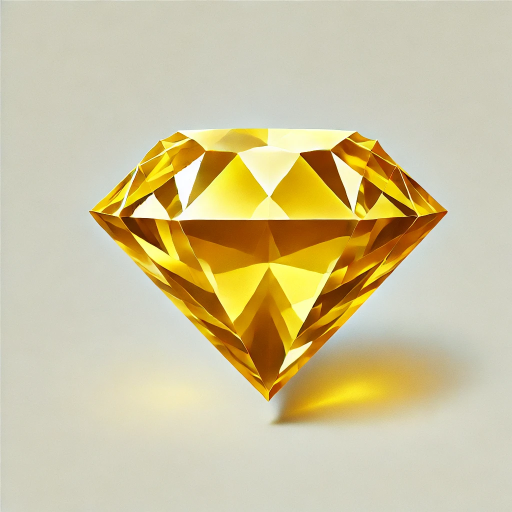
#> input picture src/jewel2/images/D.png, 1024 x 1024 px (shown at 1/2 size)
$ python image_generator.py
#> lines starting #> are read from the running program, lines starting #| are printed output that depends on the picture
### src/jewel2/chessboard.py
# chessboard.py
from typing import List, Tuple

class Chessboard:
    def __init__(self, randomizer, size=5):
        self.size = size  # Dynamic chessboard size
        self.normal_elements = ['A', 'B', 'C', 'D', 'E']
        self.special_elements = ['a', 'b', 'c', 'd', 'e', '+', '|']
        self.randomizer = randomizer
        self.chessboard = self.generate_random_board()
        self.signboard = [[0 for _ in range(self.size)] for _ in range(self.size)]
        self.score = 0  # Total number of eliminations

    def generate_random_board(self) -> List[List[str]]:
        return [[self.randomizer.next_chess() for _ in range(self.size)] for _ in range(self.size)]

    # [55 lines left out: functions print_board, reset_signboard, clear_chess, delete_chess, check_special_character, not called in this run]

    def mark_elements_for_special(self, x: int, y: int):
        target = self.chessboard[x][y]
        self.check_special_character(target, x, y)

    # [145 lines left out: functions mark_elements_for_line, check_chess, get_horizontal_line, get_vertical_line, fill_chess, swap_chess, not called in this run]

    def get_value(self, i: int, j: int) -> str:
        return self.chessboard[i][j]

    def set_value(self, i: int, j: int, value: str):
        self.chessboard[i][j] = value

### src/jewel2/level.py
# level.py
import json
import os
from chessboard import Chessboard

class Level:
    def __init__(self, chessboard: Chessboard):
        self.chessboard = chessboard
        self.total_cleared = 0

    # [18 lines left out: functions clear_chess, swap_chess, not called in this run]

    def restart(self):
        self.chessboard = Chessboard(self.chessboard.randomizer)
        self.total_cleared = 0

    def give_up(self):
        print("You give up!")
        print(f"Total elements cleared: {self.total_cleared}")

    def print_status(self):
        print(f"Total elements cleared: {self.total_cleared}")
        self.chessboard.print_board()

    # [27 lines left out: function save_game_state, not called in this run]

### src/jewel2/randomizer.py
# randomizer.py
import random
from abc import ABC, abstractmethod

class Randomizer(ABC):
    @abstractmethod
    def next_chess(self) -> str:
        pass

class NormalRandom(Randomizer):
    alphabet = ['A', 'B', 'C', 'D', 'E']

    def next_chess(self) -> str:
        return random.choice(self.alphabet)

class SpecialRandom(Randomizer):
    NORMAL_ELEMENTS = ['A', 'B', 'C', 'D', 'E']
    SPECIAL_ELEMENTS = ['a', 'b', 'c', 'd', 'e', '+', '|']
    NORMAL_PROBABILITY = 0.95

    def next_chess(self) -> str:
        # 95% probability of generating a normal element; 5% probability of generating a special element
        if random.random() < self.NORMAL_PROBABILITY:
            return random.choice(self.NORMAL_ELEMENTS)
        else:
            return random.choice(self.SPECIAL_ELEMENTS)

### src/jewel2/image_generator.py
from PIL import Image, ImageDraw, ImageFont
import os

from chessboard import Chessboard
from level import Level
from randomizer import SpecialRandom

def generate_jewel2_image(chessboard: list, total_cleared: int, font_path: str = "font/Arial.ttf", output_path: str = "images/jewel2.png"):
    """
    Generate an image of the current Jewel2 chessboard.
    The output image resolution is 480x640. The chessboard fills the image as much as possible,
    including a title, row/column numbers, and tick marks outside the chessboard.

    Parameters:
    - chessboard: A 2D list representing the current chessboard elements.
    - total_cleared: An integer representing the total number of cleared elements.
    - font_path: Path to the font file. Default is "arial.ttf".
    - output_path: Path to save the generated image. Default is "images/jewel2.png".
    """
#> called with total_cleared = 0, font_path = 'font/Arial.ttf', output_path = 'image/jewel2.png'
    # Ensure the save directory exists
    directory = os.path.dirname(output_path)
    if directory and not os.path.exists(directory):
        os.makedirs(directory, exist_ok=True)

    # Fixed image resolution
    image_width = 480
    image_height = 640
    title = "Jewel2 Game"

    # Load fonts
    try:
        title_font = ImageFont.truetype(font_path, 55)
        number_font = ImageFont.truetype(font_path, 20)
        cell_font = ImageFont.truetype(font_path, 30)
    except IOError:
        print(f"Font file '{font_path}' not found. Try using the default font.")
        title_font = ImageFont.load_default()
        number_font = ImageFont.load_default()
        cell_font = ImageFont.load_default()

    # Define chessboard parameters
    size = len(chessboard)  # Assume the chessboard is square
    left_margin = 60   # Left margin for row numbers and tick marks
    top_margin = 150   # Top margin for the title and column numbers
    right_margin = 20
    bottom_margin = 50

    # Calculate the maximum usable width and height for the chessboard
    available_width = image_width - left_margin - right_margin
    available_height = image_height - top_margin - bottom_margin

    # Calculate cell size to fill the chessboard as much as possible
    cell_size = min(available_width // size, available_height // size)

    # Actual chessboard width and height
    board_width = cell_size * size
    board_height = cell_size * size

    # Starting position of the chessboard
    board_x = left_margin
    board_y = top_margin

    # Create a white background image
    img = Image.new("RGB", (image_width, image_height), "white")
#> img: PIL image 480x640 RGB; every value is 255
    draw = ImageDraw.Draw(img)

    # Draw the title
    title_bbox = title_font.getbbox(title)
    title_width = title_bbox[2] - title_bbox[0]
    title_height = title_bbox[3] - title_bbox[1]
    title_x = (image_width - title_width) // 2
    title_y = 10  # Adjust as needed
    draw.text((title_x, title_y), title, fill="black", font=title_font)

    # Draw column numbers and tick marks
    for c in range(size):
        # Column numbers are drawn closer to the chessboard
        col_num = str(c)
        col_bbox = number_font.getbbox(col_num)
        col_width = col_bbox[2] - col_bbox[0]
        col_height = col_bbox[3] - col_bbox[1]
        col_x = board_x + c * cell_size + cell_size // 2 - col_width // 2
        col_y = board_y - 30 - col_height // 2
        draw.text((col_x, col_y), col_num, fill="black", font=number_font)

        # Draw tick marks just above the chessboard
        tick_y1 = board_y - 5
        tick_y2 = board_y
        tick_x = board_x + c * cell_size + cell_size // 2
        draw.line([(tick_x, tick_y1), (tick_x, tick_y2)], fill="black", width=1)

    # Draw row numbers and tick marks
    for r in range(size):
        row_num = str(r)
        row_bbox = number_font.getbbox(row_num)
        row_width = row_bbox[2] - row_bbox[0]
        row_height = row_bbox[3] - row_bbox[1]
        row_x = board_x - 30 - row_width // 2
        row_y = board_y + r * cell_size + cell_size // 2 - row_height // 2
        draw.text((row_x, row_y), row_num, fill="black", font=number_font)

        # Draw tick marks just to the left of the chessboard
        tick_x1 = board_x - 5
        tick_x2 = board_x
        tick_y = board_y + r * cell_size + cell_size // 2
        draw.line([(tick_x1, tick_y), (tick_x2, tick_y)], fill="black", width=1)

    # Define image paths for the elements
    element_images = {
        'A': 'images/A.png',
        'B': 'images/B.png',
        'C': 'images/C.png',
        'D': 'images/D.png',
        'E': 'images/E.png',
        'a': 'images/a_s.png',
        'b': 'images/b_s.png',
        'c': 'images/c_s.png',
        'd': 'images/d_s.png',
        'e': 'images/e_s.png',
        '+': 'images/cross.png',
        '|': 'images/bar.png',
        ' ': 'images/empty.png'  # Image for empty space (if needed)
    }

    # Draw the chessboard and its elements
    for r in range(size):
        for c in range(size):
            x0 = board_x + c * cell_size
            y0 = board_y + r * cell_size
            x1 = x0 + cell_size
            y1 = y0 + cell_size
            element = chessboard[r][c]

            # Load image for the element
            img_path = element_images.get(element, 'images/empty.png')
            element_img = Image.open(img_path)
#> element_img is the input picture: PIL image 1024x1024 RGB; mean R, G, B 206.9, 195.5, 155.6

            # Scale the image to fit within the cell
            element_img = element_img.resize((cell_size, cell_size), Image.Resampling.LANCZOS)
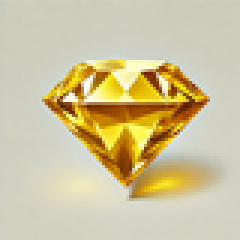
#> element_img: PIL image 80x80 RGB (shown 3 times larger); mean R, G, B 206.8, 195.5, 155.8

            # Paste the image into the chessboard cell
            img.paste(element_img, (x0, y0))
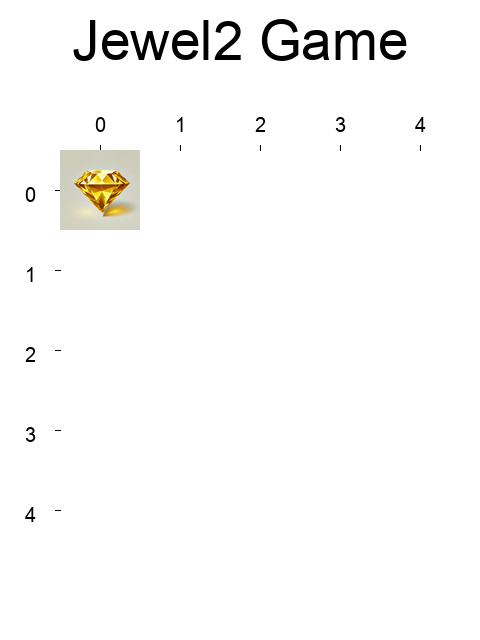
#> img: PIL image 480x640 RGB; mean R, G, B 250, 249.7, 248.9

    # Draw the total cleared count
    cleared_text = f"Total Cleared: {total_cleared}"
    try:
        cleared_font = ImageFont.truetype(font_path, 30)
    except IOError:
        cleared_font = ImageFont.load_default()
    cleared_bbox = cleared_font.getbbox(cleared_text)
    cleared_width = cleared_bbox[2] - cleared_bbox[0]
    cleared_height = cleared_bbox[3] - cleared_bbox[1]
    cleared_x = (image_width - cleared_width) // 2
    cleared_y = image_height - cleared_height - 50  # 50 pixels from the bottom
    draw.text((cleared_x, cleared_y), cleared_text, fill="black", font=cleared_font)

    # Save the image
    img.save(output_path)
    print(f"The image has been saved to '{output_path}'.")

if __name__ == "__main__":
    # Initialize random generator
    randomizer = SpecialRandom()

    # Initialize the chessboard
    chessboard = Chessboard(randomizer)

    # Initialize the level
    level = Level(chessboard)

    # Generate the image
#> (the run stopped early here; a loop or call above may not have finished)

$ run again, with src/jewel2/images/bar.png copied over src/jewel2/images/D.png
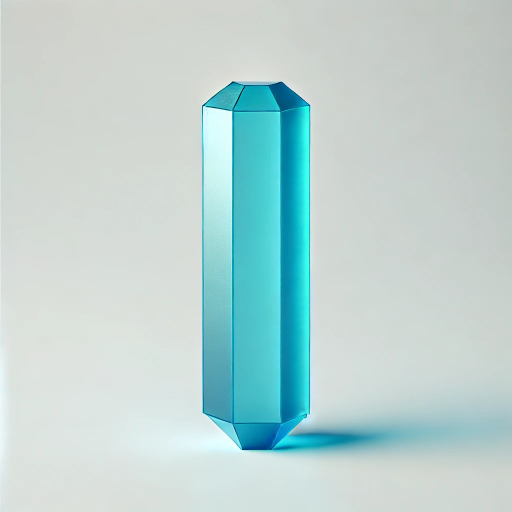
#> input picture src/jewel2/images/bar.png, 1024 x 1024 px (shown at 1/2 size)
#> in generate_jewel2_image, element_img is the input picture: PIL image 1024x1024 RGB; mean R, G, B 186.8, 211.3, 209.7
#> in generate_jewel2_image, `element_img = element_img.resize((cell_size, cell_size), Image.Resampl..`:
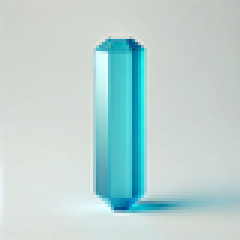
#> element_img: PIL image 80x80 RGB (shown 3 times larger); mean R, G, B 186.8, 211.3, 209.7
#> in generate_jewel2_image, `img.paste(element_img, (x0, y0))`:
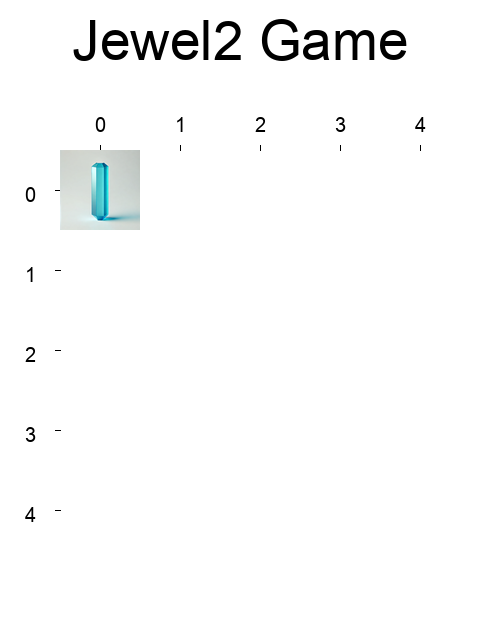
#> img: PIL image 480x640 RGB; mean R, G, B 249.6, 250.1, 250
